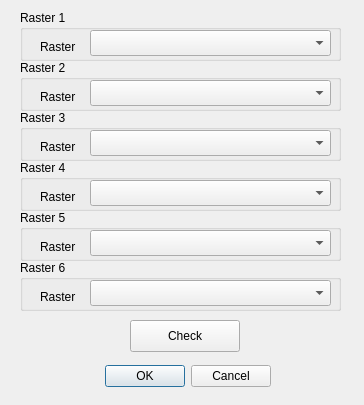
<?xml version="1.0" encoding="UTF-8"?>
<ui version="4.0">
 <class>TestModule_dialog_base</class>
 <widget class="QDialog" name="TestModule">
  <property name="geometry">
   <rect>
    <x>0</x>
    <y>0</y>
    <width>364</width>
    <height>405</height>
   </rect>
  </property>
  <property name="cursor">
   <cursorShape>PointingHandCursor</cursorShape>
  </property>
  <property name="windowTitle">
   <string>TestModule</string>
  </property>
  <widget class="QDialogButtonBox" name="button_box">
   <property name="geometry">
    <rect>
     <x>90</x>
     <y>360</y>
     <width>181</width>
     <height>32</height>
    </rect>
   </property>
   <property name="orientation">
    <enum>Qt::Horizontal</enum>
   </property>
   <property name="standardButtons">
    <set>QDialogButtonBox::Cancel|QDialogButtonBox::Ok</set>
   </property>
  </widget>
  <widget class="QGroupBox" name="groupBox">
   <property name="geometry">
    <rect>
     <x>20</x>
     <y>10</y>
     <width>321</width>
     <height>51</height>
    </rect>
   </property>
   <property name="title">
    <string>Raster 1</string>
   </property>
   <widget class="QLabel" name="label">
    <property name="geometry">
     <rect>
      <x>20</x>
      <y>30</y>
      <width>56</width>
      <height>13</height>
     </rect>
    </property>
    <property name="text">
     <string>Raster</string>
    </property>
   </widget>
   <widget class="QComboBox" name="selectr1">
    <property name="geometry">
     <rect>
      <x>70</x>
      <y>20</y>
      <width>241</width>
      <height>26</height>
     </rect>
    </property>
   </widget>
  </widget>
  <widget class="QGroupBox" name="groupBox_2">
   <property name="geometry">
    <rect>
     <x>20</x>
     <y>60</y>
     <width>321</width>
     <height>51</height>
    </rect>
   </property>
   <property name="title">
    <string>Raster 2</string>
   </property>
   <widget class="QLabel" name="label_2">
    <property name="geometry">
     <rect>
      <x>20</x>
      <y>30</y>
      <width>56</width>
      <height>13</height>
     </rect>
    </property>
    <property name="text">
     <string>Raster</string>
    </property>
   </widget>
   <widget class="QComboBox" name="selectr2">
    <property name="geometry">
     <rect>
      <x>70</x>
      <y>20</y>
      <width>241</width>
      <height>26</height>
     </rect>
    </property>
   </widget>
  </widget>
  <widget class="QGroupBox" name="groupBox_3">
   <property name="geometry">
    <rect>
     <x>20</x>
     <y>110</y>
     <width>321</width>
     <height>51</height>
    </rect>
   </property>
   <property name="title">
    <string>Raster 3</string>
   </property>
   <widget class="QLabel" name="label_3">
    <property name="geometry">
     <rect>
      <x>20</x>
      <y>30</y>
      <width>56</width>
      <height>13</height>
     </rect>
    </property>
    <property name="text">
     <string>Raster</string>
    </property>
   </widget>
   <widget class="QComboBox" name="selectr3">
    <property name="geometry">
     <rect>
      <x>70</x>
      <y>20</y>
      <width>241</width>
      <height>26</height>
     </rect>
    </property>
   </widget>
  </widget>
  <widget class="QGroupBox" name="groupBox_4">
   <property name="geometry">
    <rect>
     <x>20</x>
     <y>160</y>
     <width>321</width>
     <height>51</height>
    </rect>
   </property>
   <property name="title">
    <string>Raster 4</string>
   </property>
   <widget class="QLabel" name="label_4">
    <property name="geometry">
     <rect>
      <x>20</x>
      <y>30</y>
      <width>56</width>
      <height>13</height>
     </rect>
    </property>
    <property name="text">
     <string>Raster</string>
    </property>
   </widget>
   <widget class="QComboBox" name="selectr4">
    <property name="geometry">
     <rect>
      <x>70</x>
      <y>20</y>
      <width>241</width>
      <height>26</height>
     </rect>
    </property>
   </widget>
  </widget>
  <widget class="QGroupBox" name="groupBox_5">
   <property name="geometry">
    <rect>
     <x>20</x>
     <y>210</y>
     <width>321</width>
     <height>51</height>
    </rect>
   </property>
   <property name="title">
    <string>Raster 5</string>
   </property>
   <widget class="QLabel" name="label_5">
    <property name="geometry">
     <rect>
      <x>20</x>
      <y>30</y>
      <width>56</width>
      <height>13</height>
     </rect>
    </property>
    <property name="text">
     <string>Raster</string>
    </property>
   </widget>
   <widget class="QComboBox" name="selectr5">
    <property name="geometry">
     <rect>
      <x>70</x>
      <y>20</y>
      <width>241</width>
      <height>26</height>
     </rect>
    </property>
   </widget>
  </widget>
  <widget class="QGroupBox" name="groupBox_6">
   <property name="geometry">
    <rect>
     <x>20</x>
     <y>260</y>
     <width>321</width>
     <height>51</height>
    </rect>
   </property>
   <property name="title">
    <string>Raster 6</string>
   </property>
   <widget class="QLabel" name="label_6">
    <property name="geometry">
     <rect>
      <x>20</x>
      <y>30</y>
      <width>56</width>
      <height>13</height>
     </rect>
    </property>
    <property name="text">
     <string>Raster</string>
    </property>
   </widget>
   <widget class="QComboBox" name="selectr6">
    <property name="geometry">
     <rect>
      <x>70</x>
      <y>20</y>
      <width>241</width>
      <height>26</height>
     </rect>
    </property>
   </widget>
  </widget>
  <widget class="QPushButton" name="checker">
   <property name="geometry">
    <rect>
     <x>130</x>
     <y>320</y>
     <width>110</width>
     <height>32</height>
    </rect>
   </property>
   <property name="cursor">
    <cursorShape>PointingHandCursor</cursorShape>
   </property>
   <property name="toolTip">
    <string>&lt;html&gt;&lt;head/&gt;&lt;body&gt;&lt;p&gt;Check if rasters are corret&lt;/p&gt;&lt;/body&gt;&lt;/html&gt;</string>
   </property>
   <property name="text">
    <string>Check</string>
   </property>
  </widget>
 </widget>
 <resources/>
 <connections>
  <connection>
   <sender>button_box</sender>
   <signal>accepted()</signal>
   <receiver>TestModule_dialog_base</receiver>
   <slot>accept()</slot>
   <hints>
    <hint type="sourcelabel">
     <x>20</x>
     <y>20</y>
    </hint>
    <hint type="destinationlabel">
     <x>20</x>
     <y>20</y>
    </hint>
   </hints>
  </connection>
  <connection>
   <sender>button_box</sender>
   <signal>rejected()</signal>
   <receiver>TestModule_dialog_base</receiver>
   <slot>reject()</slot>
   <hints>
    <hint type="sourcelabel">
     <x>20</x>
     <y>20</y>
    </hint>
    <hint type="destinationlabel">
     <x>20</x>
     <y>20</y>
    </hint>
   </hints>
  </connection>
 </connections>
</ui>
